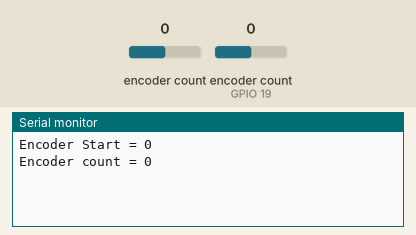
Simulated run of this sketch. Board: ESP32. Shown: the last lines printed to the serial monitor. Inputs (shaded band) come from the test bench; at power-on: encoder count (sensor on GPIO 19) 0, encoder count 0.

Above: at 1.2 s.
1.3 s: encoder count (sensor on GPIO 19) set to 1
At 2.5 s:
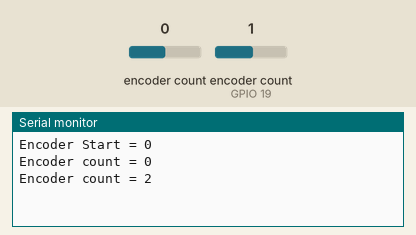
2.8 s: encoder count (sensor on GPIO 19) set to 2
At 3.9 s:
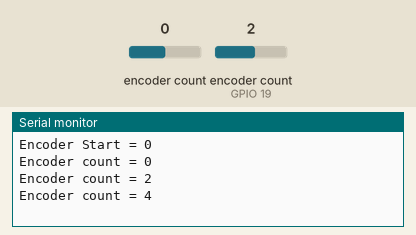

Measured:
- after the input at 1.3 s, the serial monitor: prints a new line at once (image 1)
- after the input at 2.8 s, the serial monitor: prints a new line at once (image 2)

The sketch:

Encoder_esp32_EC11.ino
```cpp
#include <ESP32Encoder.h>

ESP32Encoder encoder;

int32_t encoderLastCount = -9999;
int32_t encoderCount = encoder.getCount();
void setup() {

  Serial.begin(115200);
  // Enable the weak pull down resistors

  //ESP32Encoder::useInternalWeakPullResistors=DOWN;
  // Enable the weak pull up resistors
  ESP32Encoder::useInternalWeakPullResistors = UP;

  // use pin 19 and 18 for the first encoder
  encoder.attachHalfQuad(19, 23);
  encoder.setFilter(1023);
  // set starting count value after attaching
  encoder.setCount(0);

  Serial.println("Encoder Start = " + String((int32_t)encoder.getCount()));
}

void loop() {
  // Loop and read the count
  int32_t encoderCount = encoder.getCount();
  if (encoderCount != encoderLastCount) {
    Serial.println("Encoder count = " + String((int32_t)encoderCount));
    encoderLastCount = encoderCount;
    delay(10);
  }

}
```
